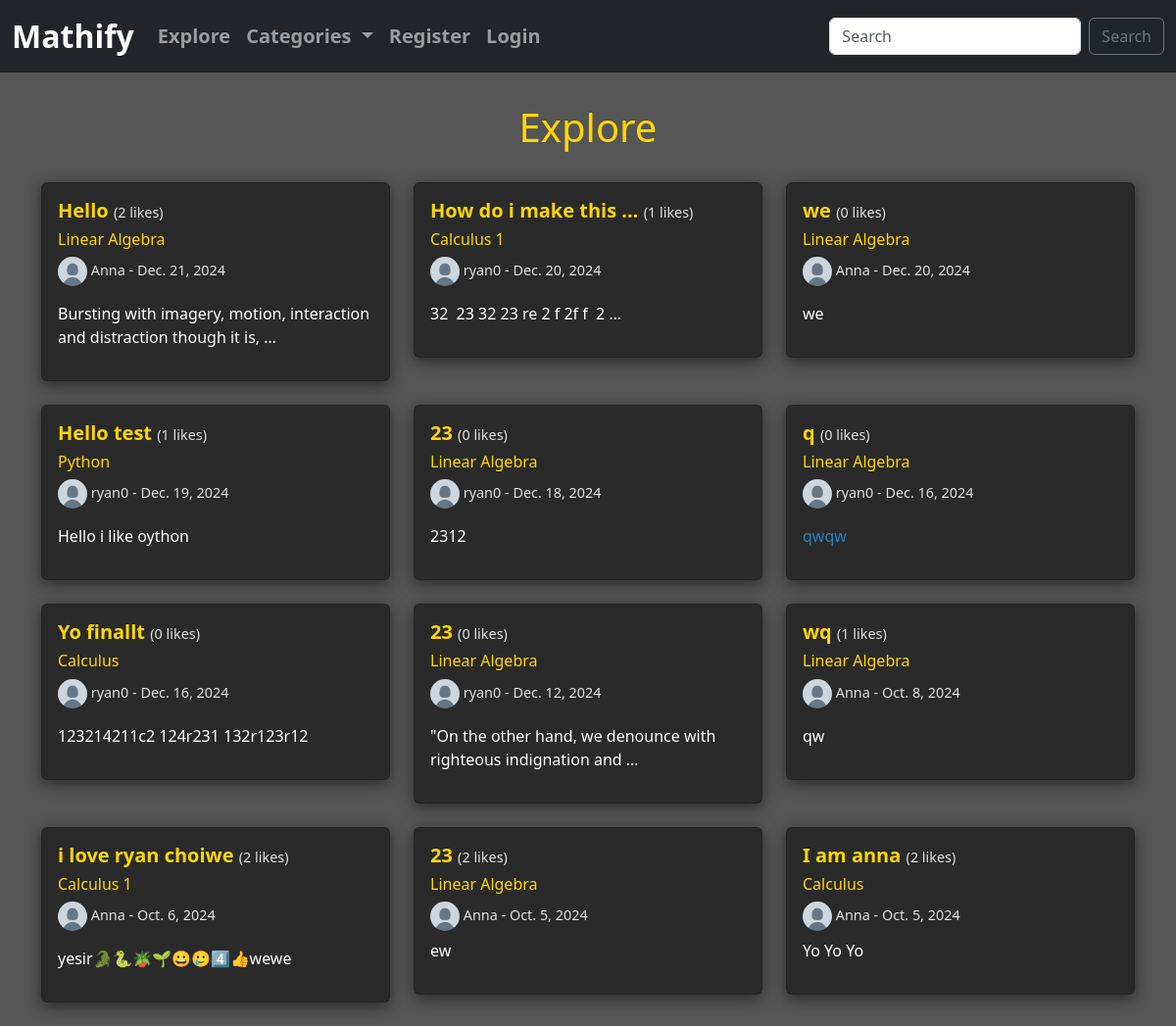
/explore/, run on an earlier commit of the app's database.
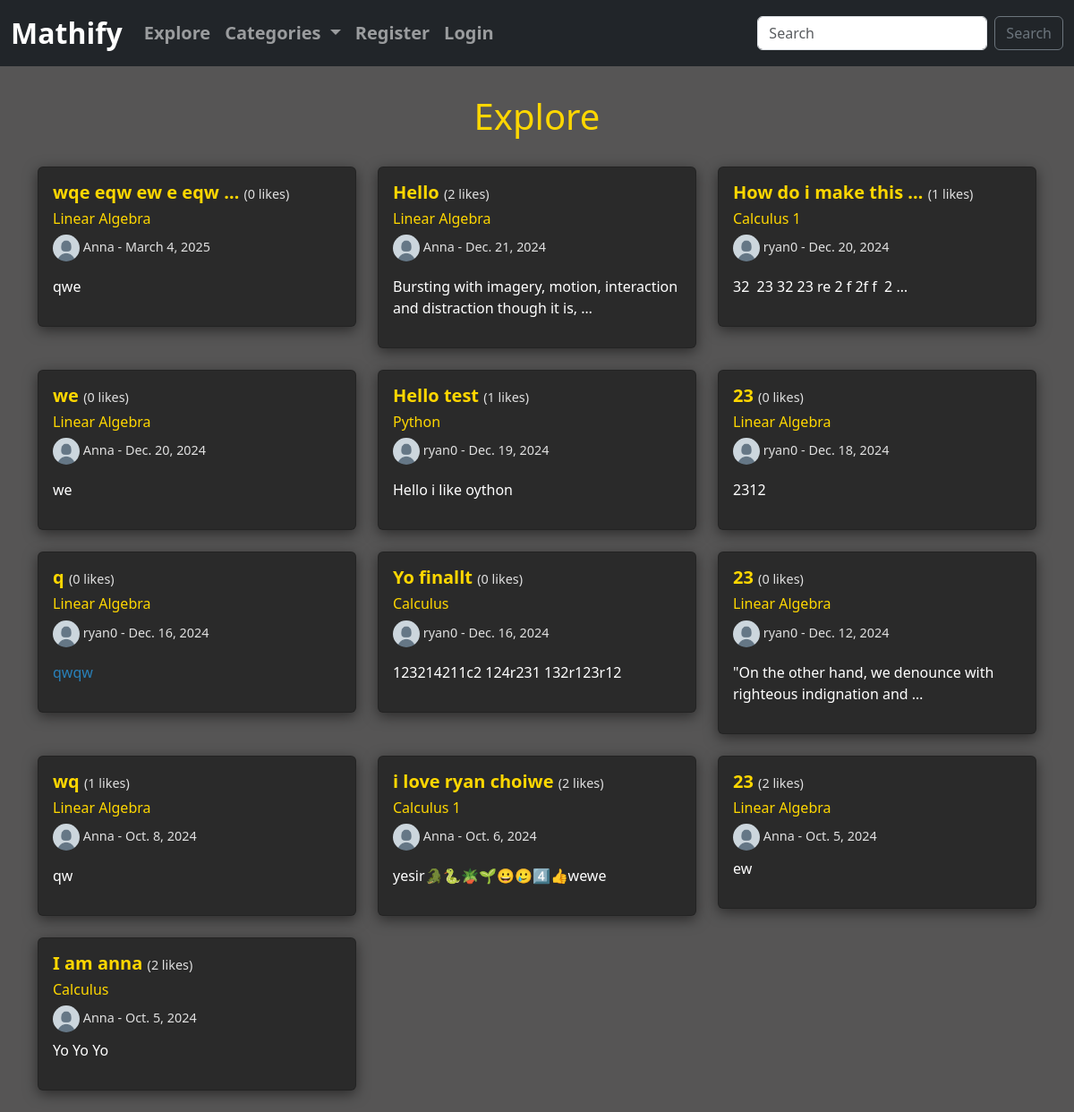
And on a later commit of the database.
### myApp/models.py (models this page shows, shortened)
class Post(models.Model):
    title = models.CharField(max_length=255)
    header_image = models.ImageField(null=True, blank=True, upload_to="images/")
    author = models.ForeignKey(User, on_delete=models.CASCADE)
    body = RichTextField(blank=True, null=True)
    post_date = models.DateField(auto_now_add=True)
    category = models.CharField(max_length=255, default='uncategorized')
    likes = models.ManyToManyField(User, related_name='blog_post')
    def total_likes(self):
        return self.likes.count()

### myApp/views.py (the view)
# urls.py: path('explore/', BlogView.as_view(), name="blog_view"),
class BlogView(CategoryMixin, ListView):
    model = Post
    template_name = 'myApp/blog.html'
    ordering = ['-post_date']

### myApp/models.py (called while the page is built)
    def __str__(self):
        return self.name

### myApp/views.py (called while the page is built)
    def get_context_data(self, **kwargs):
        context = super().get_context_data(**kwargs)
        context["cat_menu"] = Category.objects.all()
        return context

### myApp/templates/myApp/blog.html (shortened to what this page needs)
{% extends 'myApp/base.html' %}
{% load static %}
{% block content %}
<link rel="stylesheet" href="{% static 'myApp/css/blog.css' %}">
<h1>Explore</h1>
<div class="row">
    {% for post in object_list %}
    <div class="col-md-4 mb-4">
        <div class="card">
            <a href="{% url 'article_details' pk=post.pk %}"><span class="span-link"></span></a>
            <div class="card-body">
                <h5 class="card-title">
                    <a href="{% url 'article_details' pk=post.pk %}">{{ post.title|safe|truncatewords:5 }}</a>
                    <span class="card-color"> ({{ post.total_likes }} likes)</span>
                </h5>
                {% if post.category != 'uncategorized' %}
                <h6>
                    <a href="{% url 'category' post.category|slugify %}">{{ post.category }}</a>
                </h6>
                {% endif %}
                <h6 class="card-color">
                    {% if post.author.profile.profile_pic %}
                        <img src="{{ post.author.profile.profile_pic.url }}" width=30 height=30 class="rounded-circle">
                    {% else %}
                         <img src="{% static 'myApp/images/defaultpfp.png' %}" width=30 height=30 class="rounded-circle">
                    {% endif %}
                    {{ post.author.username }} - {{ post.post_date }}
                </h6>
                <div class="body-text">
                    <p>{{ post.body|safe|truncatewords:10 }}</p>
                </div>
            </div>
        </div>
    </div>
    {% endfor %}
</div>
{% endblock %}

### myApp/templates/myApp/base.html (shortened to what this page needs)
<!doctype html>
<html lang="en">
  <head>
    <link href="https://cdn.jsdelivr.net/npm/bootstrap@5.3.3/dist/css/bootstrap.min.css" rel="stylesheet">
  </head>
  <body>
    <nav class="navbar navbar-expand-lg navbar-dark bg-dark">
        <div class="container-fluid">
          <a class="navbar-brand fw-bold fs-2" href="{% url 'home' %}">Mathify</a>
          <div class="collapse navbar-collapse" id="navbarSupportedContent">
            <ul class="navbar-nav me-auto mb-2 mb-lg-0">
              <li class="nav-item">
                <a class="nav-link fw-bold fs-5" href="{% url 'blog_view' %}">Explore</a>
              </li>
              {% if cat_menu %}
                <li class="nav-item dropdown">
                  <a class="nav-link dropdown-toggle fw-bold fs-5" href="#" role="button" data-bs-toggle="dropdown" aria-expanded="false">
                    Categories
                  </a>
                </li>
              {%  endif %}
              {% if user.is_authenticated %}
                <li class="nav-item">
                  <a class="nav-link fw-bold fs-5" href="{% url 'add_post' %}">Add Post</a>
                </li>
                <li class="nav-item dropdown">
                  <a class="nav-link dropdown-toggle fw-bold fs-5" href="#" role="button" data-bs-toggle="dropdown" aria-expanded="false">
                    Profile
                  </a>
                  <ul class="dropdown-menu">
                    <li><a class="dropdown-item" href="{% url 'edit_profile' %}">Edit Setting</a></li>
                    {% if user.profile.id %}
                      <li><a class="dropdown-item" href="{% url 'edit_profile_page' user.profile.id %}">Edit Profile Page</a></li>
                    {% else %}
                      <li><a class="dropdown-item" href="{% url 'create_profile' %}">Create Profile Page</a></li>
                    {% endif %}
                  </ul>
                </li>
                <li>
                  <form method="post" action="{% url 'logout' %}" class="nav-item fw-bold fs-5">
                  {% csrf_token %}
                  <button type="submit" class="nav-link fw-bold fs-5">Logout</button>
                  </form>
                </li>
              {% else %}
                <li class="nav-item">
                  <a class="nav-link fw-bold fs-5" href="{% url 'register' %}">Register</a>
                </li>
                <li class="nav-item">
                  <a class="nav-link fw-bold fs-5" href="{% url 'login' %}">Login</a>
                </li>
              {%  endif %}
            </ul>
            <form class="d-flex" role="search" method=POST action="{% url 'search' %}">
              <input class="form-control me-2" type="search" placeholder="Search" aria-label="Search" name="searched">
              <button class="btn btn-outline-secondary" type="submit">Search</button>
            </form>
          </div>
        </div>
      </nav>
    <div class="container">
        {% block content %}
        {% endblock %}
    </div>
  </body>
</html>

### static/myApp/css/blog.css (style rules this page uses)
:root { --dark-gray: #1a1a1a; --light-gray: #2a2a2a; --yellow: #ffd700; --text-color: #ffffff; }
body { background-color: #565555; }
h1 { margin-top: 2rem; text-align: center; margin-bottom: 2rem; color: var(--yellow); }
.card { background-color: var(--light-gray); transition: transform 0.3s ease, box-shadow 0.3s ease; box-shadow: 0 4px 15px rgba(0,0,0,0.5); }
.span-link { position:absolute; width:100%; height:100%; top:0; left: 0; z-index: 1; }
.card-title a { position: relative; text-decoration: none; color: var(--yellow); font-weight: bold; z-index: 2; }
.card-color { color: #e0e0e0; font-size: 0.9rem; }
.body-text { color: var(--text-color) }
h6 a { position: relative; text-decoration: none; color: var(--yellow); z-index: 2; }

What changed in the data, as far as the page shows it:
added Post: title "wqe eqw ew e eqw …", total_likes "0", category "Linear Algebra", author.username "Anna", post_date "March 4, 2025", body "qwe"
